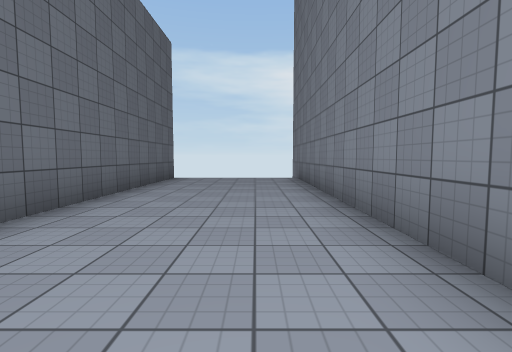
view 1 (above)

22 first-person views from a walk through a Unity game level. The camera is 1.3 m above the floor, tilts 4° down and sees 85° across. The floor is counted in squares, 2 m on a side. Each view is taken from the middle of a square. On the plan, view 1 faces up. The plan holds only what a view shows up to about 9 squares ahead; the rest is blank. The player character is not drawn. Surface patterns are stand-ins for the level's own textures.

view 2
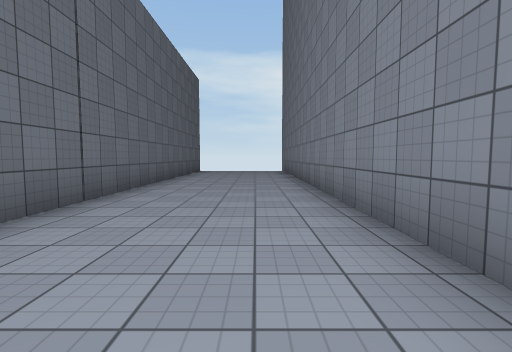

view 3
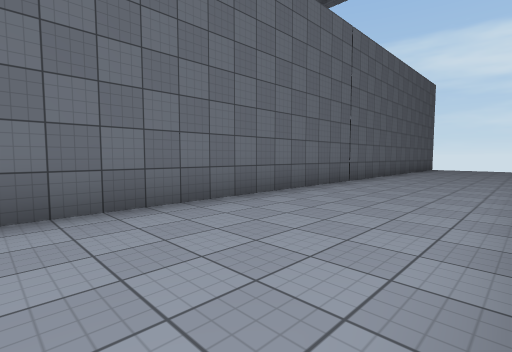

view 4
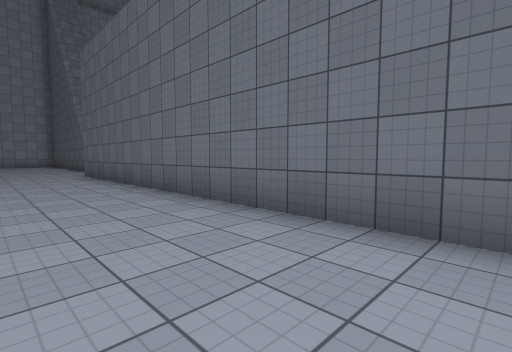

view 5
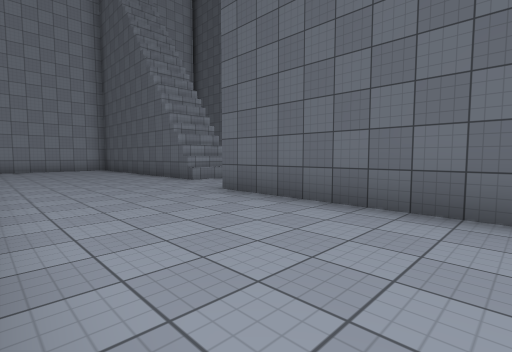

view 6
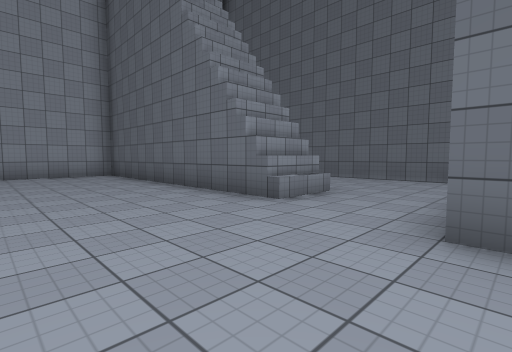

view 7
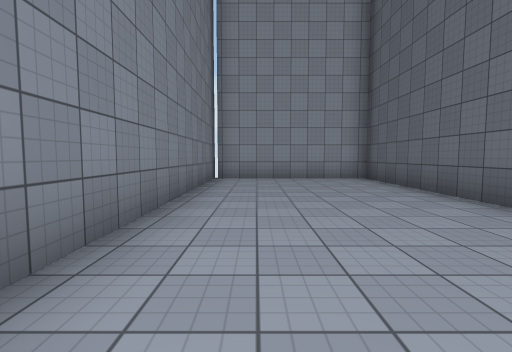

view 8
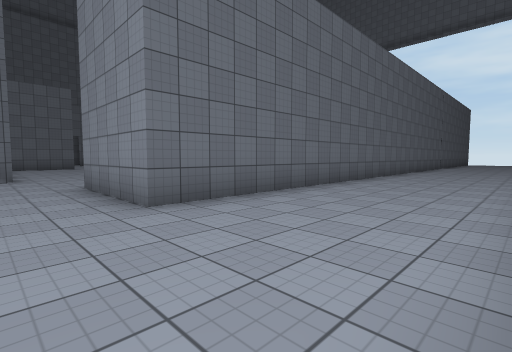

view 9
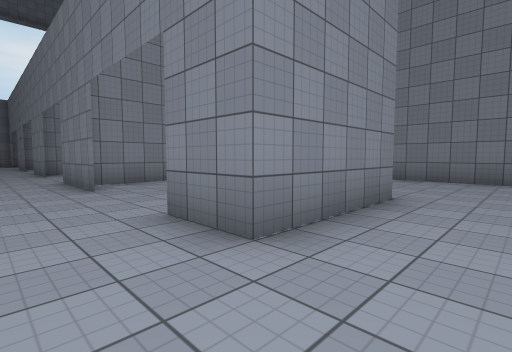

view 10
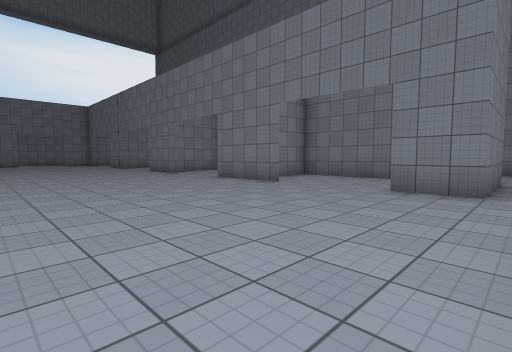

view 11
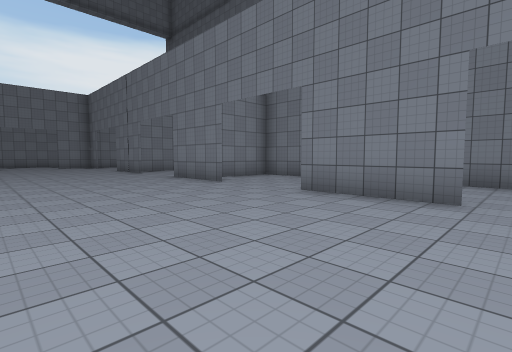

view 12
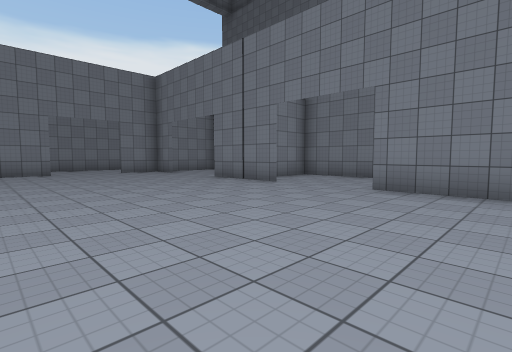

view 13
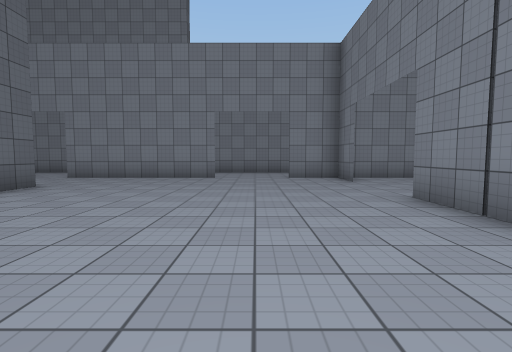

view 14
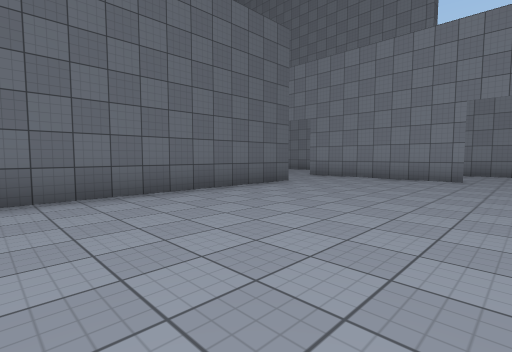

view 15
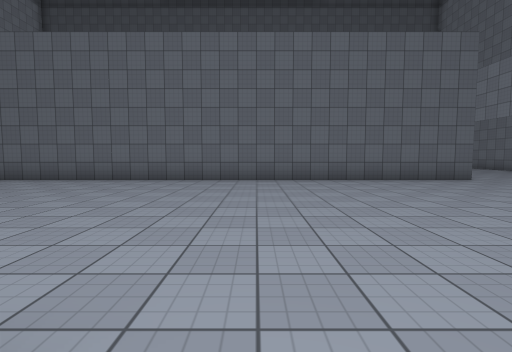

view 16
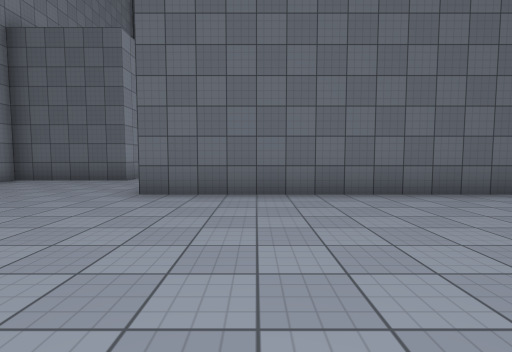

view 17
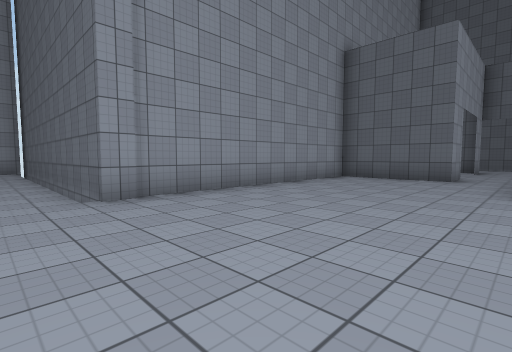

view 18
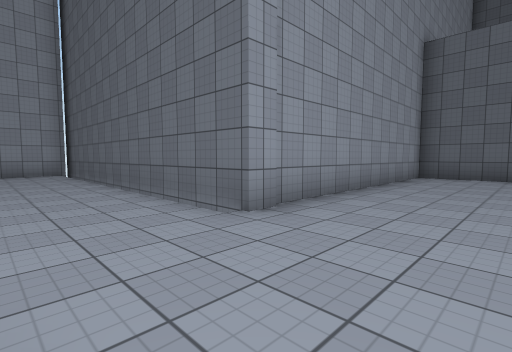

view 19
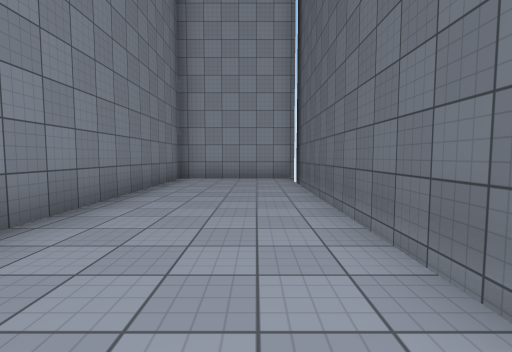

view 20
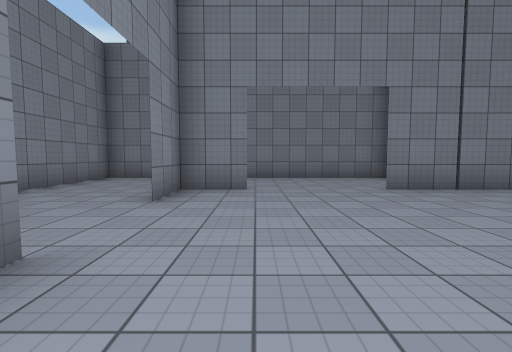

view 21
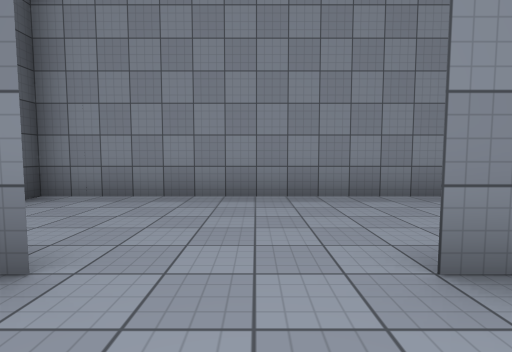

view 22
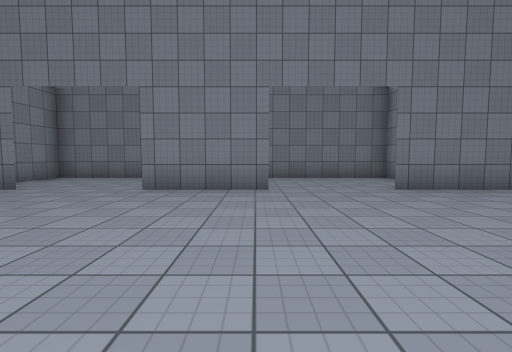

### Floor plan
Ten units are one square. View 1 is at (0, 0); x grows to the right and y downward. Boxes are objects, and circles mark ways between rooms. Rooms are numbered by the first view taken in them; rooms with no view inside come last. Other rooms are left out.
<svg viewBox="-165 -95 183 355">
<path fill="none" stroke="#000" d="M13 28 13 -90M13 168 13 141M-33 177 -33 252 11 252M-49 180 -32 180M-48 182 -32 182M13 255 13 182M-25 -85 -25 155 -45 155M-48 177 -33 177M-55 62 -55 38M-55 114 -55 88M-34 100 -52 100M-55 14 -55 -15M-25 131 -25 100M-155 135 -155 165 -83 165 -83 252 -48 252 -48 194M-25 1 -25 -44M-45 155 -55 155 -55 140M-127 -31 -127 120M-55 -41 -55 -55M-91 -55 -138 -55M-31 -55 -70 -55M-25 -71 -25 -85 -115 -85M-25 26 -25 1M-24 0 -55 0M-25 100 -25 64"/>
<circle cx="-40" cy="165" r="3" fill="#2a7"/>
<circle cx="-60" cy="25" r="3" fill="#2a7"/>
<circle cx="-60" cy="75" r="3" fill="#2a7"/>
<text x="-10" y="90">1</text>
<text x="-90" y="70">2</text>
<text x="-50" y="20">3</text>
<text x="-50" y="70">4</text>
</svg>
Room 1 opens to room 2. Room 2 opens to room 3. Room 2 opens to room 4.

Where each view was taken, in squares from view 1:
view 1: 0 up, 0 right, facing up
view 2: 4 down, 0 right, facing up
view 3: 7 down, 1 right, facing up-left
view 4: 5 down, 0 right, facing down-left
view 5: 11 down, 1 right, facing down-left
view 6: 15 down, 0 right, facing down-left
view 7: 17 down, 0 right, facing down
view 8: 17 down, 1 right, facing up-left
view 9: 17 down, 7 left, facing up-right
view 10: 16 down, 11 left, facing up-right
view 11: 12 down, 10 left, facing up-right
view 12: 6 down, 11 left, facing up-right
view 13: 3 down, 8 left, facing up
view 14: 3 down, 8 left, facing up-left
view 15: 3 down, 5 left, facing left
view 16: 10 down, 8 left, facing left
view 17: 12 down, 7 left, facing down-left
view 18: 14 down, 6 left, facing down-left
view 19: 17 down, 7 left, facing down
view 20: 4 up, 11 left, facing right
view 21: 4 up, 8 left, facing up
view 22: 6 down, 11 left, facing right
